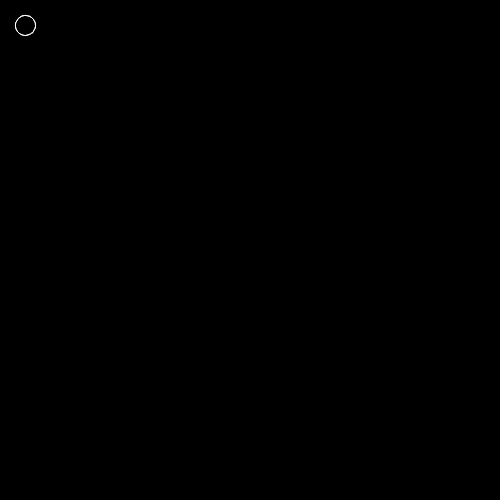
Frame 1 (no input)
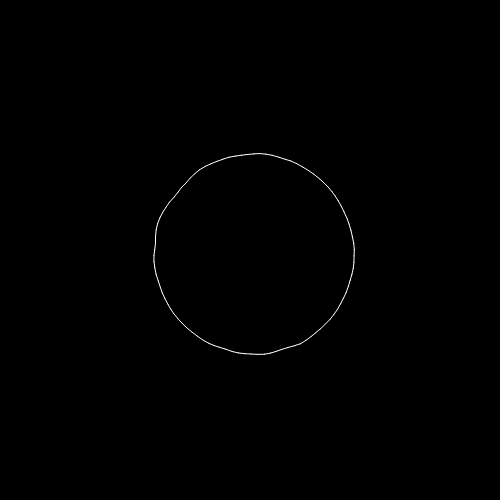
Frame 60 (no input)
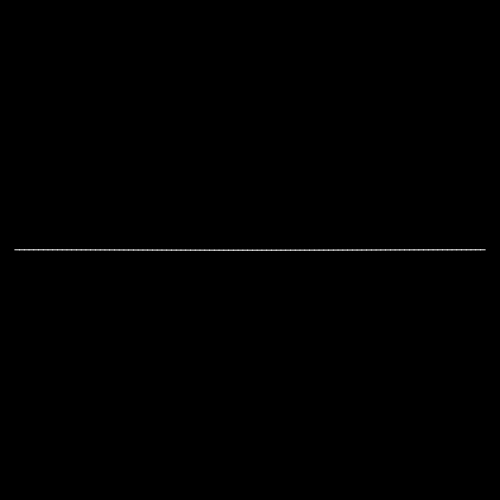
Frame 120 (the mouse pressed at the canvas centre since frame 60)

The p5.js sketch that drew these frames (run headless with seeded random() and noise() and a simulated clock; from frame 60 on, the mouse is pressed at the canvas centre):

// p5.js sketch
// ── sketch.js
var points;
var targetPoints;
var isCircle;

function setup() {
  createCanvas(500, 500);
  points = [];
  targetPoints = [];
  for(var i=0; i < 100; i++) {
    points.push(createVector(0,0));
    targetPoints.push(createVector(0,0));
  }
  isCircle = true;
}

function draw() {
  background(0);
  var numOfPoints = 100;
  var sizeOfCircle = 100;
  stroke(255);
  var millisecond = Date.now();
  for(var i=0; i < numOfPoints; i++) {
    var segment = i/(numOfPoints-1);
    var radian = (Math.PI * 2) * segment - Math.PI/2;
    if (isCircle) {

      var xPos = Math.cos(radian) * sizeOfCircle + width/2;
      var yPos = Math.sin(radian) * sizeOfCircle + height/2;
      var noiseMult = 0.05;
      var noiseValue = noise(xPos * noiseMult, yPos * noiseMult, millisecond * 0.01);
      noiseValue *= 10;
      var point = createVector(xPos+noiseValue, yPos+noiseValue);
    } else {
      var lineLength = Math.PI * 1.5 * sizeOfCircle;
      var xPos = width/2 + ((1-segment) * lineLength) - (lineLength / 2);
      var yPos = height/2;
      var point = createVector(xPos, yPos);
    }
    targetPoints[i] = point;
    points[i] = p5.Vector.lerp(points[i], targetPoints[i], 0.1);
    if (i > 0) {
      var prevPoint = points[i-1];
      var currentPoint = points[i];
      line(prevPoint.x, prevPoint.y, currentPoint.x, currentPoint.y);
    }
  }
}

function mousePressed() {
  isCircle = !isCircle;
}
